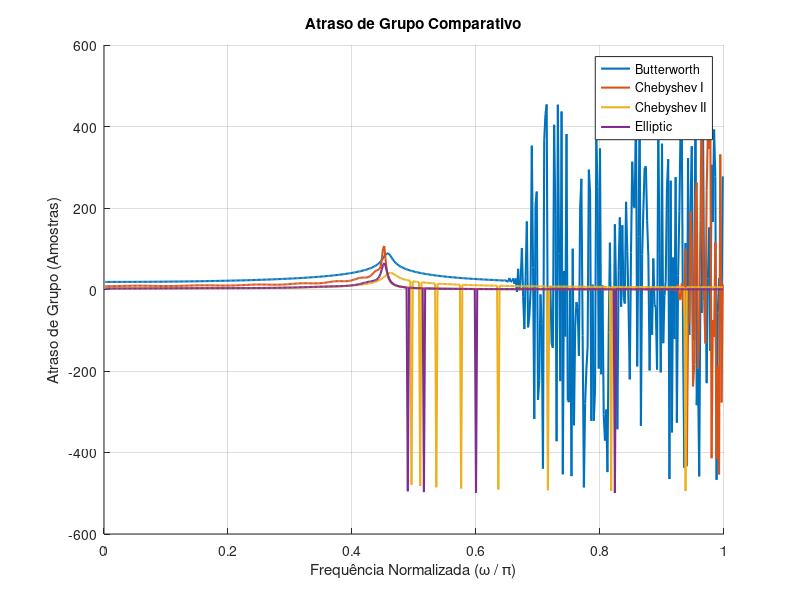

Write MATLAB code to recreate this figure.
pkg load signal

% Especificações do filtro
Wp = 0.45; % Frequência de borda da banda passante (normalizada 0 a 1)
Ws = 0.5;  % Frequência de borda da banda de parada (normalizada 0 a 1)
Rp = 0.5;  % Ondulação máxima na banda passante (dB)
As = 60;   % Atenuação mínima na banda de parada (dB)

% 1. Butterworth
[N_butter, Wn_butter] = buttord(Wp, Ws, Rp, As);
[b_butter, a_butter] = butter(N_butter, Wn_butter, 'low');
[H_butter, omega_butter] = freqz(b_butter, a_butter, 500);
attenuation_stopband_butter = -max(20 * log10(abs(H_butter(omega_butter >= Ws * pi))));

% 2. Chebyshev I
[N_cheby1, Wn_cheby1] = cheb1ord(Wp, Ws, Rp, As);
[b_cheby1, a_cheby1] = cheby1(N_cheby1, Rp, Wn_cheby1, 'low');
[H_cheby1, omega_cheby1] = freqz(b_cheby1, a_cheby1, 500);
attenuation_stopband_cheby1 = -max(20 * log10(abs(H_cheby1(omega_cheby1 >= Ws * pi))));

% 3. Chebyshev II
[N_cheby2, Wn_cheby2] = cheb2ord(Wp, Ws, Rp, As);
[b_cheby2, a_cheby2] = cheby2(N_cheby2, As, Wn_cheby2, 'low');
[H_cheby2, omega_cheby2] = freqz(b_cheby2, a_cheby2, 500);
attenuation_stopband_cheby2 = -max(20 * log10(abs(H_cheby2(omega_cheby2 >= Ws * pi))));

% 4. Elliptic
[N_ellip, Wn_ellip] = ellipord(Wp, Ws, Rp, As);
[b_ellip, a_ellip] = ellip(N_ellip, Rp, As, Wn_ellip, 'low');
[H_ellip, omega_ellip] = freqz(b_ellip, a_ellip, 500);
attenuation_stopband_ellip = -max(20 * log10(abs(H_ellip(omega_ellip >= Ws * pi))));

% Comparação
filters = {
    struct('name', 'Butterworth', 'N', N_butter, 'attenuation', attenuation_stopband_butter, 'b', b_butter, 'a', a_butter),
    struct('name', 'Chebyshev I', 'N', N_cheby1, 'attenuation', attenuation_stopband_cheby1, 'b', b_cheby1, 'a', a_cheby1),
    struct('name', 'Chebyshev II', 'N', N_cheby2, 'attenuation', attenuation_stopband_cheby2, 'b', b_cheby2, 'a', a_cheby2),
    struct('name', 'Elliptic', 'N', N_ellip, 'attenuation', attenuation_stopband_ellip, 'b', b_ellip, 'a', a_ellip)
};

% Tabela de Comparação
fprintf('\nComparação entre os Filtros Projetados:\n');
fprintf('%-12s | Ordem | Atenuação (dB)\n', 'Filtro');
fprintf('------------------------------------\n');
for i = 1:length(filters)
    fprintf('%-12s | %-5d | %-14.2f\n', filters{i}.name, filters{i}.N, filters{i}.attenuation);
end

% Atrasos de Grupo
figure;
hold on;
for i = 1:length(filters)
    [H, omega] = freqz(filters{i}.b, filters{i}.a, 500);
    group_delay = -diff(unwrap(angle(H))) ./ diff(omega);
    plot(omega(2:end) / pi, group_delay, 'DisplayName', filters{i}.name, 'LineWidth', 1.5);
end
hold off;
xlabel('Frequência Normalizada (\omega / \pi)');
ylabel('Atraso de Grupo (Amostras)');
title('Atraso de Grupo Comparativo');
legend('Location', 'Best');
grid on;
% pause(10);
print("trab4/4-e)png", "-dpng");